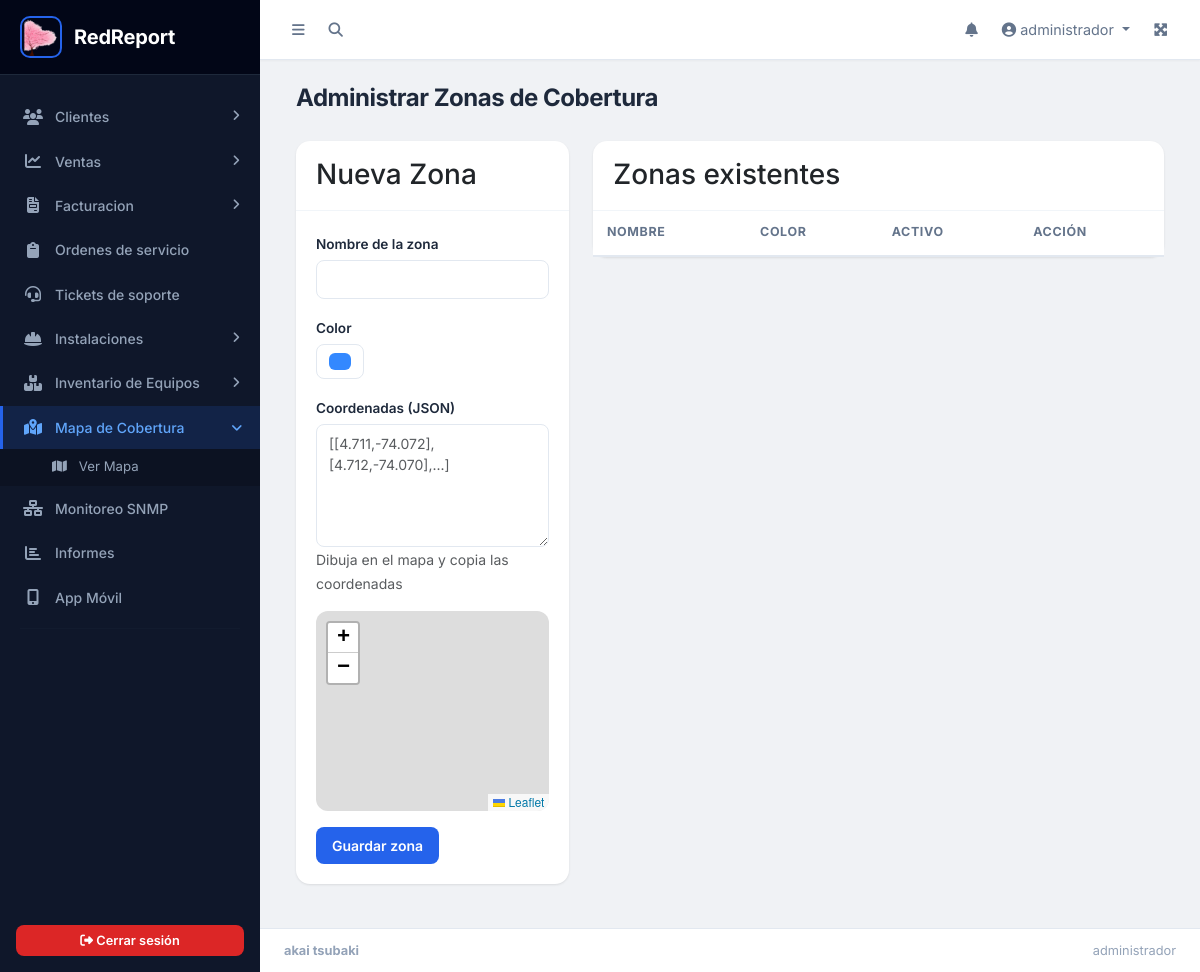
Before: /mapa/admin.php (signed in) with the older database file.
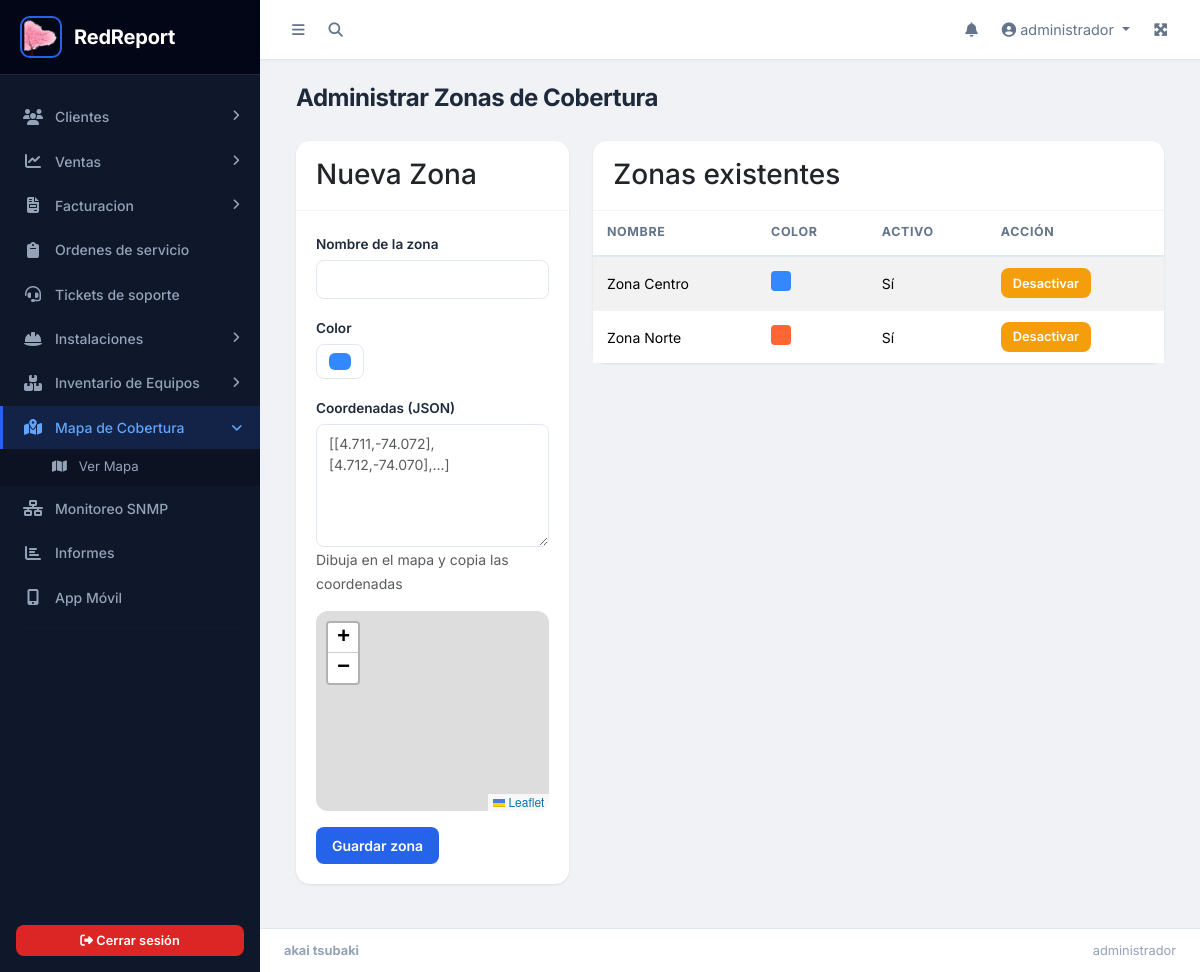
After: the same page with the newer database file.
### tables this page shows
CREATE TABLE `tb_cobertura_zonas` (
  `id_zona` int(11) NOT NULL,
  `nombre` varchar(100) NOT NULL,
  `color` varchar(7) NOT NULL DEFAULT '#3388ff',
  `coordenadas` longtext NOT NULL,
  `activo` tinyint(1) NOT NULL DEFAULT 1,
  `fecha_creacion` datetime NOT NULL DEFAULT current_timestamp()
);

### mapa/admin.php (the view, shortened to what this page needs)
<?php
include('../parte1.php');
require_once('../app/config/seguridad.php');
$zonas = $pdo->query("SELECT * FROM tb_cobertura_zonas ORDER BY fecha_creacion DESC")->fetchAll();
?>
<div class="content-wrapper">
    <div class="content-header">
        <div class="container-fluid">
            <div class="row mb-2">
                <div class="col-sm-6"><h1 class="m-0">Administrar Zonas de Cobertura</h1></div>
            </div>
        </div>
    </div>
    <div class="content">
        <div class="container-fluid">
            <div class="row">
                <div class="col-md-4">
                    <div class="card">
                        <div class="card-header"><h3 class="card-title">Nueva Zona</h3></div>
                        <div class="card-body">
                            <form action="controles/guardar_zona.php" method="POST">
                                <div class="mb-3">
                                    <label class="form-label">Nombre de la zona</label>
                                    <input type="text" name="nombre" class="form-control" required>
                                </div>
                                <div class="mb-3">
                                    <label class="form-label">Color</label>
                                    <input type="color" name="color" class="form-control form-control-color" value="#3388ff">
                                </div>
                                <div class="mb-3">
                                    <label class="form-label">Coordenadas (JSON)</label>
                                    <textarea name="coordenadas" class="form-control" rows="5" placeholder='[[4.711,-74.072],[4.712,-74.070],...]' required></textarea>
                                    <small class="text-muted">Dibuja en el mapa y copia las coordenadas</small>
                                </div>
                                <div id="mapPreview" style="height:200px;" class="mb-3"></div>
                                <button type="submit" class="btn btn-primary">Guardar zona</button>
                            </form>
                        </div>
                    </div>
                </div>
                <div class="col-md-8">
                    <div class="card">
                        <div class="card-header"><h3 class="card-title">Zonas existentes</h3></div>
                        <div class="card-body p-0">
                            <table class="table table-striped">
                                <thead><tr><th>Nombre</th><th>Color</th><th>Activo</th><th>Acción</th></tr></thead>
                                <tbody>
                                    <?php foreach ($zonas as $z): ?>
                                    <tr>
                                        <td><?= htmlspecialchars($z['nombre']) ?></td>
                                        <td><span style="display:inline-block;width:20px;height:20px;background:<?= htmlspecialchars($z['color']) ?>;border-radius:4px;"></span></td>
                                        <td><?= $z['activo'] ? 'Sí' : 'No' ?></td>
                                        <td>
                                            <form action="controles/toggle_zona.php" method="POST" style="display:inline">
                                                <button type="submit" class="btn btn-sm btn-warning">
                                                    <?= $z['activo'] ? 'Desactivar' : 'Activar' ?>
                                                </button>
                                            </form>
                                        </td>
                                    </tr>
                                    <?php endforeach; ?>
                                </tbody>
                            </table>
                        </div>
                    </div>
                </div>
            </div>
        </div>
    </div>
</div>
<?php include('../parte2.php'); ?>
<link rel="stylesheet" href="https://unpkg.com/leaflet@1.9.4/dist/leaflet.css" />

Changed rows visible on the page:
added tb_cobertura_zonas: nombre "Zona Centro", activo "Sí"
added tb_cobertura_zonas: nombre "Zona Norte", activo "Sí"
